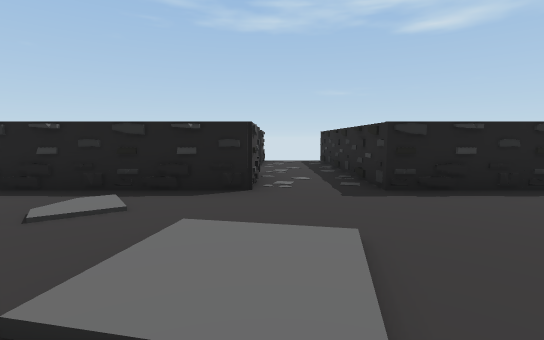
view 1 (above)

12 first-person views from a walk through a scene from a Unity 3-D project. The camera is 1.5 m above the floor, tilts 6° down and sees 85° across. Doors are open. The floor is counted in squares, 2 m on a side. Each view is taken from the middle of a square. On the plan, view 1 faces up. The plan holds only what a view shows up to about 10 squares ahead; the rest is blank. The place goes on beyond the plan.

view 2
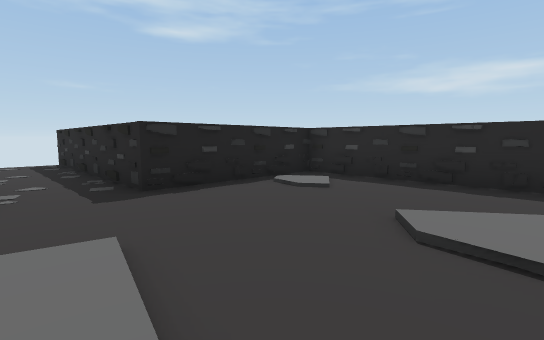

view 3
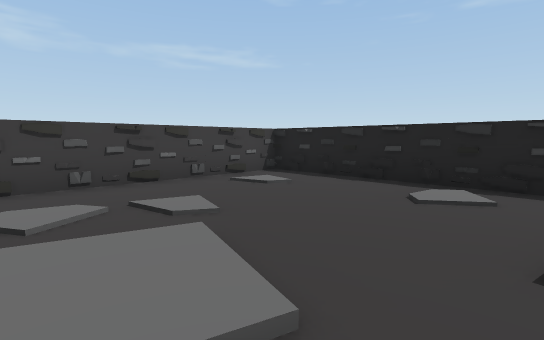

view 4
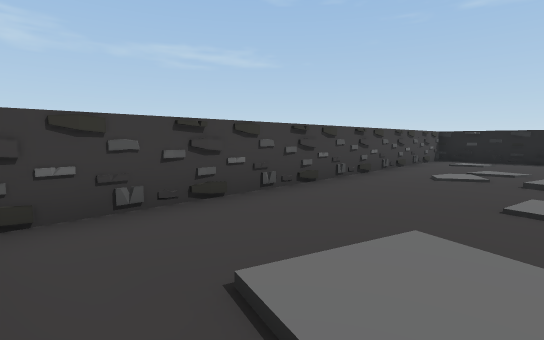

view 5
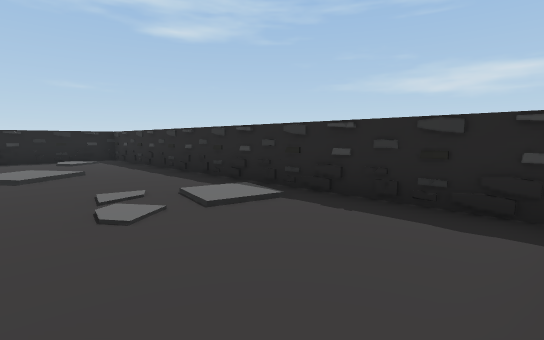

view 6
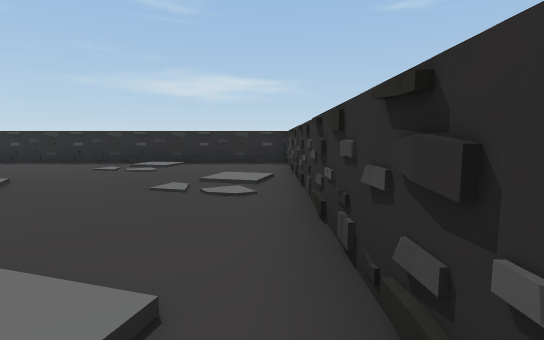

view 7
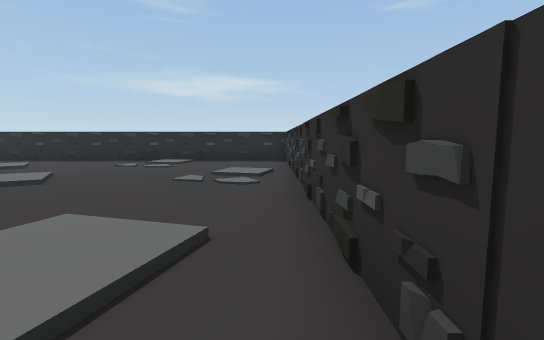

view 8
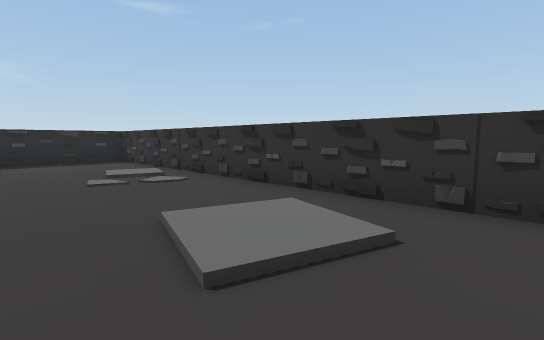

view 9
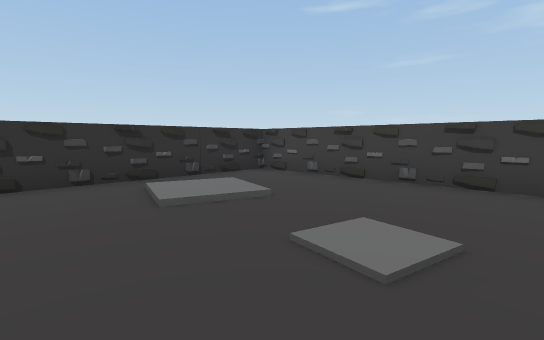

view 10
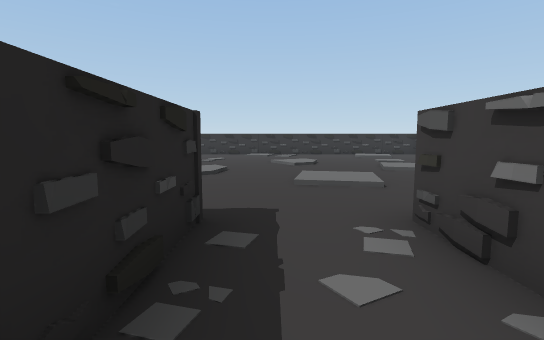

view 11
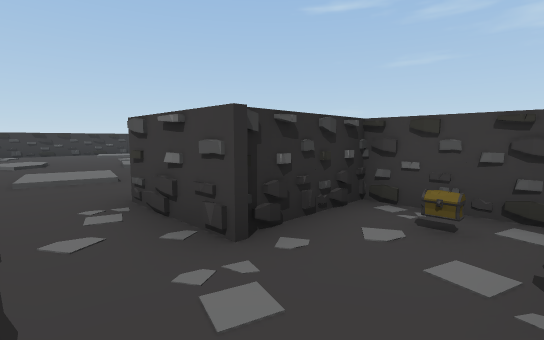

view 12
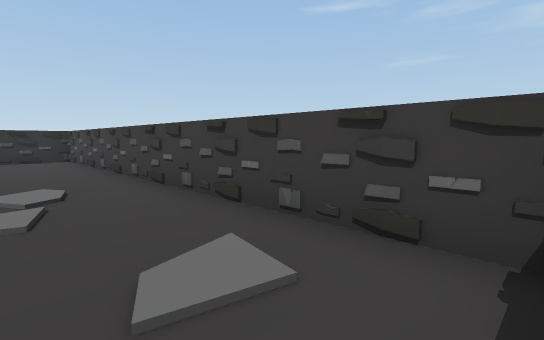

### Floor plan
Key: @ floor where view 1 was taken; # wall or solid block; x gap in a wall; . main floor; : floor 0.25 m higher than the main floor; / step, stairs or slope; C chest.
Columns run from 7 left of view 1 to 6 right of it. Each row starts with its distance up from view 1.
 10        ..x
  9       #..#
  8     #....#
  7     #C...#
  6     ###..#
  5 #######..#####
  4 #..../...../.#
  3 #............#
  2 #.....//.....#
  1 #.....//../..#
  0 #...//.@.//..#
 -1 #...//.......#
 -2 #......//....#
 -3 #....../.../.#
 -4 #..........//#
 -5 #..//........#
 -6 #../:...//...#
 -7 #.......//...#
 -8 ##############

Positions as (right, up) in squares from view 1, and headings:
1: (0, 0), facing up
2: (0, 0), facing up-right
3: (-1, -1), facing up-left
4: (-3, -7), facing up-left
5: (2, -7), facing up-right
6: (-4, -7), facing right
7: (-5, -7), facing right
8: (-5, -4), facing down-right
9: (-1, -2), facing down-left
10: (1, 7), facing down
11: (1, 8), facing down-left
12: (-4, 4), facing down-left
